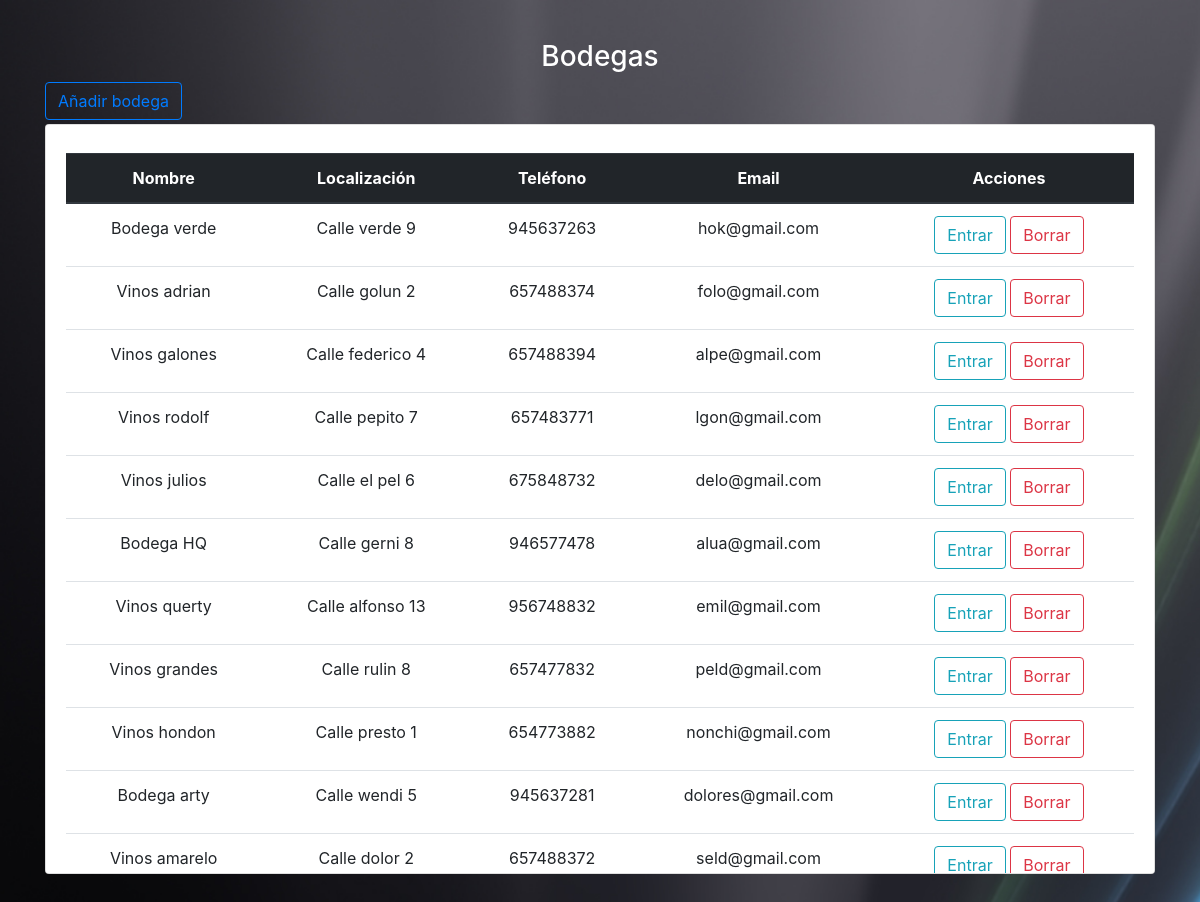
The page / on the database its author committed.
### tables this page shows
CREATE TABLE `bodegas` (
  `nombre` varchar(25) NOT NULL,
  `direccion` varchar(35) NOT NULL,
  `email` varchar(35) NOT NULL,
  `telefono` int(9) NOT NULL,
  `personaContacto` varchar(25) NOT NULL,
  `annoFundacion` int(4) NOT NULL,
  `disponibleRestaurante` tinyint(1) NOT NULL,
  `disponibleHotel` tinyint(1) NOT NULL,
  `id` int(11) NOT NULL
);

### controller/bodegasController.php (called while the page is built, shortened)
<?php
class bodegasController{
    private $conexion;
    public function __construct(){
        require_once __DIR__.'/../model/clases/Conexion.php';
        require_once __DIR__.'/../model/clases/Bodega.php';
        $this->conectar = new Conexion();
        $this->conexion = $this->conectar->conexion();
    }
    public function view($vista,$datos){
        require_once __DIR__."/../view/".$vista."View.php";
    }
    public function run($accion){
        try {
            $this->$accion();
        }
        catch (Error $e){
            $this->index();
        }
    }
    public function index(){
        $bodega = new Bodega($this->conexion);
        $bodegas = $bodega->getAll();
        $this->view('index', array(
            'bodegas'=>$bodegas
        ));
    }
}

### model/clases/Bodega.php (called while the page is built, shortened)
<?php
class Bodega{
    private $table = "bodegas";
    private $conexion;
    public function __construct($conexion){
        $this->conexion=$conexion;
    }
    public function getAll(){
        $select = $this->conexion->prepare("SELECT id,nombre,direccion,email,telefono,personaContacto,annoFundacion,disponibleRestaurante,disponibleHotel FROM ".$this->table);
        $select->execute();
        $result = $select->fetchAll();
        $this->conexion = null;
        return $result;
    }
}

### model/clases/Conexion.php (called while the page is built, shortened)
<?php
class Conexion{
    private $driver;
    private $host,$user,$pass,$database;
    public function __construct(){
        $this->driver=dbDriver;
        $this->host=dbHost;
        $this->user=dbUser;
        $this->pass=dbPass;
        $this->database=dbDatabase;
    }
    public function conexion(){
        $bbdd = $this->driver.':host='.$this->host.';dbname='.$this->database;
        try{
            $connection = new PDO($bbdd,$this->user,$this->pass);
            return $connection;
        }
        catch (PDOException $e){
            throw new Exception('Problemas al establecer la conexión.');
        }
    }
}

### view/indexView.php (the view, shortened to what this page needs)
<!DOCTYPE html>
<html lang="en">
<head>
    <link rel="stylesheet" href="view/css/bootstrap.min.css">
    <link rel="stylesheet" href="view/css/indexViewCss.css">
    <link rel="stylesheet" href="view/css/glyphicons.css">
    <link rel="stylesheet" href="view/css/indexViewCss.css">
</head>
<body>
<div class="container">
    <div class="row mt-3">
        <div class="col-md-12 col-lg-12">
            <h3 id="tBodega" class="text-center">Bodegas</h3>
            <a href="index.php?controller=bodegas&action=newBodega" class="btn btn-outline-primary newBodega mb-1">Añadir bodega</a>
            <div class="card scroll scrollbar-ripe-malinka">
                <div class="card-body">
                    <table class="table mt-2 text-center body">
                        <thead class="thead-dark">
                        <tr>
                            <th scope="col">Nombre</th>
                            <th scope="col">Localización</th>
                            <th scope="col">Teléfono</th>
                            <th scope="col">Email</th>
                            <th scope="col">Acciones</th>
                        </tr>
                        </thead>
                        <tbody>
                        <?php foreach($datos['bodegas'] as $bodega) {?>
                            <tr>
                                <td><?php echo $bodega["nombre"]; ?></td>
                                <td><?php echo $bodega["direccion"]; ?></td>
                                <td><?php echo $bodega["telefono"]; ?></td>
                                <td><?php echo $bodega["email"]; ?></td>
                                <td>
                                    <a href="index.php?controller=bodegas&action=detallesBodega&idBodega=<?= $bodega["id"] ?>" class="btn btn-outline-info">Entrar</a>
                                    <a href="index.php?controller=bodegas&action=borrar&idBodega=<?= $bodega["id"] ?>" class="btn btn-outline-danger">Borrar</a>
                                </td>
                            </tr>
                        <?php } ?>
                        </tbody>
                    </table>
                </div>
            </div>
        </div>
    </div>
</div>
</body>
</html>

### index.php (shortened to what this page needs)
<?php
    if (isset($_GET['controller'])){
        $controllerObj = cargarControlador($_GET['controller']);
        lanzarAccion($controllerObj);
    }
    else {
        $controllerObj = cargarControlador(controladorDefecto);
        lanzarAccion($controllerObj);
    }
    function cargarControlador($controller){
        try {
            $controllerObj = new $nombreController();
            return $controllerObj;
        }
        catch (Exception $e){
        }
        return null;
    }
    function lanzarAccion($controllerObj){
        if (isset($_GET['action'])){
            $controllerObj->run($_GET['action']);
        }
        else {
            $controllerObj->run(accionDefecto);
        }
    }
?>

### view/css/indexViewCss.css (style rules this page uses)
body { background-image: url("../../view/img/fondo.jpg"); height: 95vh; background-position: center; background-repeat: no-repeat; background-size: cover; }
.container { margin-top: 40px; }
.body { padding: 20px; }
#tBodega { color: white; }
.scroll { position: relative; overflow-y: scroll; height: 750px; }

### rows shown on the page
bodegas: nombre "Bodega verde", direccion "Calle verde 9", telefono "945637263", email "hok@gmail.com"
bodegas: nombre "Vinos adrian", direccion "Calle golun 2", telefono "657488374", email "folo@gmail.com"
bodegas: nombre "Vinos galones", direccion "Calle federico 4", telefono "657488394", email "alpe@gmail.com"
bodegas: nombre "Vinos rodolf", direccion "Calle pepito 7", telefono "657483771", email "lgon@gmail.com"
bodegas: nombre "Vinos julios", direccion "Calle el pel 6", telefono "675848732", email "delo@gmail.com"
bodegas: nombre "Bodega HQ", direccion "Calle gerni 8", telefono "946577478", email "alua@gmail.com"
bodegas: nombre "Vinos querty", direccion "Calle alfonso 13", telefono "956748832", email "emil@gmail.com"
bodegas: nombre "Vinos grandes", direccion "Calle rulin 8", telefono "657477832", email "peld@gmail.com"
bodegas: nombre "Vinos hondon", direccion "Calle presto 1", telefono "654773882", email "nonchi@gmail.com"
bodegas: nombre "Bodega arty", direccion "Calle wendi 5", telefono "945637281", email "dolores@gmail.com"
bodegas: nombre "Vinos amarelo", direccion "Calle dolor 2", telefono "657488372", email "seld@gmail.com"
